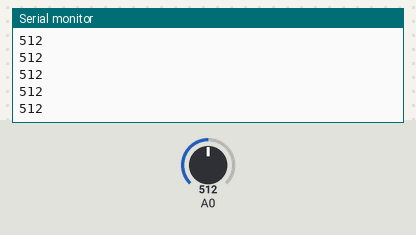
This sketch was run on a simulated Arduino Uno, built with avr-gcc and run on an emulated ATmega328P. Parts: the last lines printed to the serial monitor. The test bench sets the inputs (shaded band); at power-on: A0 = 512.

Above: at 1.2 s.
1.3 s: A0 set to 716
At 2.4 s:
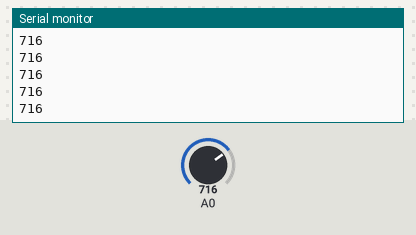
2.8 s: A0 set to 900
At 3.8 s:
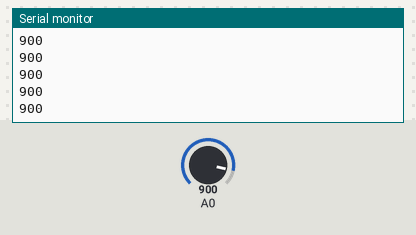
Timing chart, 0 to 5.8 s (numbered marks = the images above; inputs shaded):
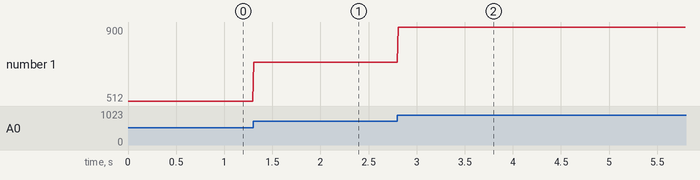

The sketch:

P04_Potenciometro.ino
```cpp
int pot;

void setup(){
    Serial.begin(9600); // iniciamos la comunicacion serial
}

void loop(){
    pot = analogRead(A0);
    Serial.println(pot);
    delay(10);
}
```

Measured:
- after the input at 1.3 s, the serial monitor: prints a new line at once (image 1)
- after the input at 2.8 s, the serial monitor: prints a new line at once (image 2)
- plotted number 1: 512 → 716 after the input at 1.3 s, 716 → 900 after the input at 2.8 s
